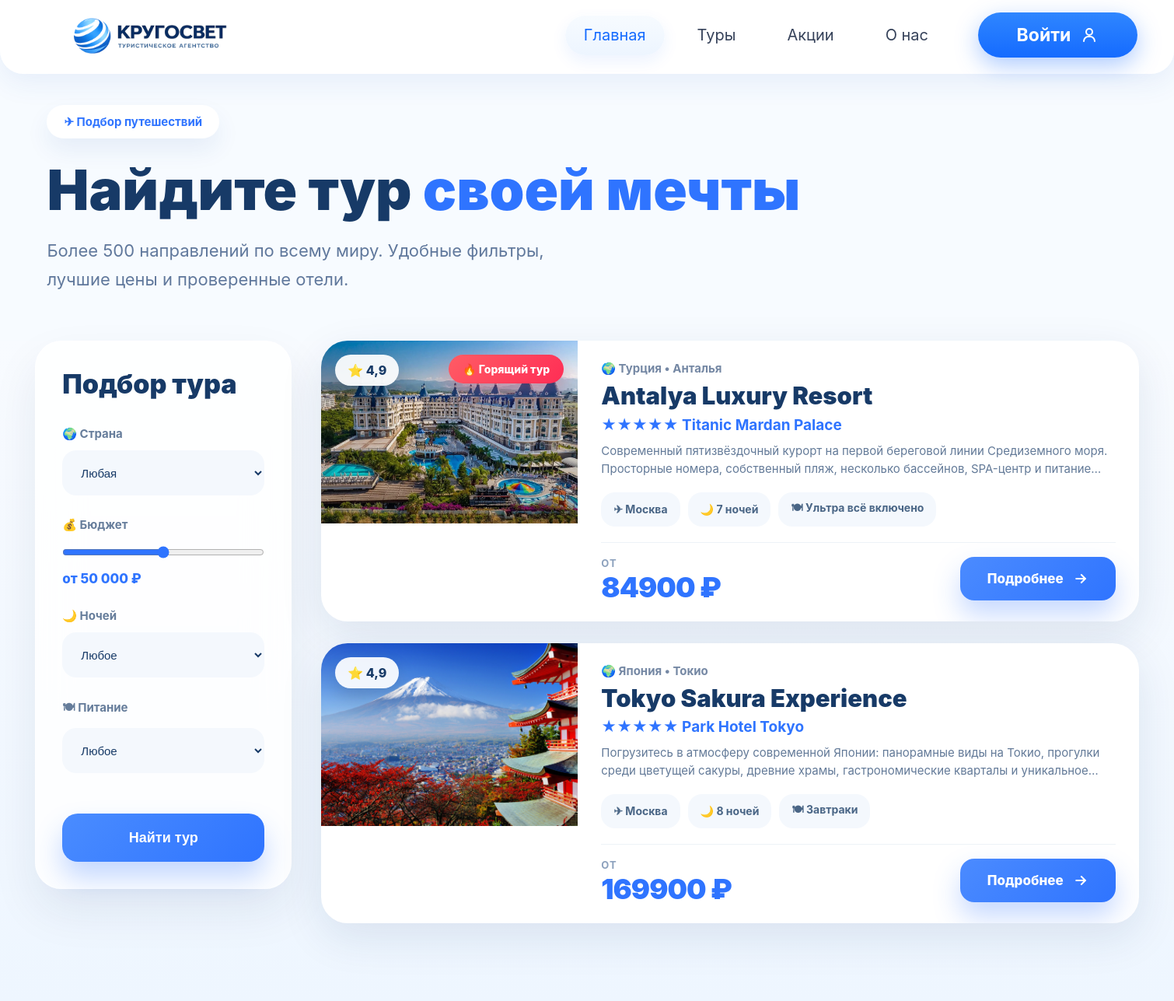
The page /tours/ on the database its author committed.
### tours_main/models.py (models this page shows, shortened)
class Tour(models.Model):
    destination = models.ForeignKey(
        Destination,
        on_delete=models.CASCADE,
        related_name="tours",
        verbose_name="Направление"
    )
    title = models.CharField(
        max_length=150,
        verbose_name="Название тура"
    )
    hotel = models.CharField(
        max_length=150,
        verbose_name="Отель"
    )
    city = models.CharField(
        max_length=100,
        verbose_name="Город"
    )
    image = models.ImageField(
        upload_to="tours/",
        verbose_name="Фото"
    )
    description = models.TextField(
        verbose_name="Описание"
    )
    price = models.PositiveIntegerField(
        verbose_name="Цена"
    )
    rating = models.DecimalField(
        max_digits=2,
        decimal_places=1,
        default=4.8,
        verbose_name="Рейтинг"
    )
    nights = models.PositiveIntegerField(
        default=7,
        verbose_name="Ночей"
    )
    departure = models.CharField(
        max_length=100,
        default="Москва",
        verbose_name="Вылет"
    )
    food = models.CharField(
        max_length=100,
        default="Всё включено",
        verbose_name="Питание"
    )
    is_hot = models.BooleanField(
        default=False,
        verbose_name="Горящий тур"
    )
    discount = models.PositiveIntegerField(
        default=0,
        verbose_name="Скидка (%)"
    )
    created_at = models.DateTimeField(
        auto_now_add=True
    )
    class Meta:
        verbose_name = "Тур"
        verbose_name_plural = "Туры"
        ordering = ["price"]

class Destination(models.Model):
    name = models.CharField(
        max_length=100,
        verbose_name="Название направления"
    )
    description = models.CharField(
        max_length=200,
        verbose_name="Описание"
    )
    image = models.ImageField(
        upload_to="destinations/",
        verbose_name="Фото"
    )
    slug = models.SlugField(
        unique=True,
        verbose_name="Ссылка"
    )
    price = models.PositiveIntegerField(
    verbose_name="Цена от"
    )
    class Meta:
        verbose_name = "Направление"
        verbose_name_plural = "Направления"

### tours_main/views.py (the view)
# urls.py: path('tours/', views.tours, name='tours'),
def tours(request):
    tours = Tour.objects.select_related("destination").all()
    return render(
        request,
        "tours_main/tours.html",
        {
            "tours": tours
        }
    )

### tours_main/templates/tours_main/tours.html (shortened to what this page needs)
{% extends "tours_main/base.html" %}
{% load static %}
{% block content %}
<section class="tours-hero">
    <div class="tours-hero-content">
        <span class="tours-subtitle">
            ✈ Подбор путешествий
        </span>
        <h1>
            Найдите тур
            <span>своей мечты</span>
        </h1>
        <p>
            Более 500 направлений по всему миру.
            Удобные фильтры, лучшие цены и проверенные отели.
        </p>
    </div>
</section>
<section class="tours-page">
    <div class="tours-container">
        <aside class="filter">
            <h2>Подбор тура</h2>
            <div class="filter-group">
                <label>🌍 Страна</label>
                <select>
                    <option>Любая</option>
                </select>
            </div>
            <div class="filter-group">
                <label>💰 Бюджет</label>
                <input type="range" min="30000" max="300000">
                <span class="filter-price">от 50 000 ₽</span>
            </div>
            <div class="filter-group">
                <label>🌙 Ночей</label>
                <select>
                    <option>Любое</option>
                </select>
            </div>
            <div class="filter-group">
                <label>🍽 Питание</label>
                <select>
                    <option>Любое</option>
                </select>
            </div>
            <button class="find-tour-btn">Найти тур</button>
        </aside>
        <div class="tours-results">
            {% for tour in tours %}
            <div class="tour-card">
                <div class="tour-card-image">
                    <img src="{{ tour.image.url }}" alt="{{ tour.title }}">
                    <div class="tour-rating">
                        ⭐ {{ tour.rating }}
                    </div>
                    {% if tour.is_hot %}
                    <div class="tour-hot">
                        🔥 Горящий тур
                    </div>
                    {% endif %}
                </div>
                <div class="tour-card-content">
                    <div class="tour-country">
                        🌍 {{ tour.destination.name }} • {{ tour.city }}
                    </div>
                    <h2>{{ tour.title }}</h2>
                    <div class="tour-hotel">
                        ★★★★★ {{ tour.hotel }}
                    </div>
                    <p>{{ tour.description }}</p>
                    <div class="tour-icons">
                        <span>✈ {{ tour.departure }}</span>
                        <span>🌙 {{ tour.nights }} ночей</span>
                        <span>🍽 {{ tour.food }}</span>
                    </div>
                    <div class="tour-footer">
                        <div class="tour-price">
                            <span>от</span>
                            <strong>{{ tour.price }} ₽</strong>
                        </div>
                        <a href="#" class="tour-more">
                            <span>Подробнее</span>
                            <svg class="tour-arrow"
                                 width="20"
                                 height="20"
                                 viewBox="0 0 24 24"
                                 fill="none">
                                <path d="M5 12H19"
                                      stroke="currentColor"
                                      stroke-width="2.4"
                                      stroke-linecap="round"/>
                                <path d="M13 6L19 12L13 18"
                                      stroke="currentColor"
                                      stroke-width="2.4"
                                      stroke-linecap="round"
                                      stroke-linejoin="round"/>
                            </svg>
                        </a>
                    </div>
                </div>
            </div>
            {% endfor %}
        </div>
    </div>
</section>
{% endblock %}

### tours_main/static/tours_main/css/header.css (style rules this page uses)
html, body { margin:0; padding:0; overflow-x:hidden; }
* { margin:0; padding:0; box-sizing:border-box; }
body { font-family: "Inter", sans-serif; background:#f7fbff; }

### rows shown on the page
Tour: image (picture), rating "4,9", is_hot "🔥 Горящий тур", destination.name "Турция", city "Анталья", title "Antalya Luxury Resort", hotel "Titanic Mardan Palace", description "Современный пятизвёздочный курорт на первой береговой линии Средиземного моря. Просторные номера, собственный пляж, несколько бассейнов, SPA-центр и…", departure "Москва", nights "7", food "Ультра всё включено", price "84900"
Tour: image (picture), rating "4,9", destination.name "Япония", city "Токио", title "Tokyo Sakura Experience", hotel "Park Hotel Tokyo", description "Погрузитесь в атмосферу современной Японии: панорамные виды на Токио, прогулки среди цветущей сакуры, древние храмы, гастрономические кварталы и…", departure "Москва", nights "8", food "Завтраки", price "169900"
